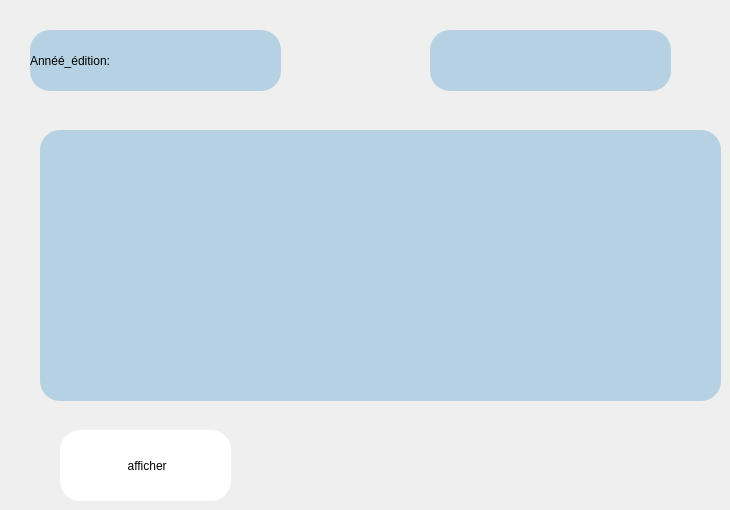
      <widget class="QWidget" name="anne_affiche">
       <widget class="QLabel" name="affiche_anne">
        <property name="geometry">
         <rect>
          <x>40</x>
          <y>130</y>
          <width>681</width>
          <height>271</height>
         </rect>
        </property>
        <property name="styleSheet">
         <string notr="true">color:rgb(0, 0, 0);
border-radius:20px;
font: 10pt &quot;Palatino Linotype&quot;;
background-color: rgb(200, 217, 237);
background-color: rgb(197, 225, 236);
background-color: rgb(182, 209, 226);</string>
        </property>
        <property name="text">
         <string/>
        </property>
       </widget>
       <widget class="QPushButton" name="aff_anne">
        <property name="geometry">
         <rect>
          <x>60</x>
          <y>430</y>
          <width>171</width>
          <height>71</height>
         </rect>
        </property>
        <property name="styleSheet">
         <string notr="true">border-radius:20px;
font: 75 12pt &quot;Palatino Linotype&quot;;
background-color: rgb(255, 255, 255);
color: rgb(0, 0, 0);</string>
        </property>
        <property name="text">
         <string> afficher</string>
        </property>
       </widget>
       <widget class="QLineEdit" name="annee_2">
        <property name="geometry">
         <rect>
          <x>430</x>
          <y>30</y>
          <width>241</width>
          <height>61</height>
         </rect>
        </property>
        <property name="styleSheet">
         <string notr="true">font: 12pt &quot;Palatino Linotype&quot;;
background-color: rgb(182, 209, 226);
border-radius:20px;</string>
        </property>
       </widget>
       <widget class="QLabel" name="label_41">
        <property name="geometry">
         <rect>
          <x>30</x>
          <y>30</y>
          <width>251</width>
          <height>61</height>
         </rect>
        </property>
        <property name="styleSheet">
         <string notr="true">font: 12pt &quot;Palatino Linotype&quot;;
background-color: rgb(182, 209, 226);
border-radius:20px;</string>
        </property>
        <property name="text">
         <string>Annéé_édition:</string>
        </property>
       </widget>
      </widget>
